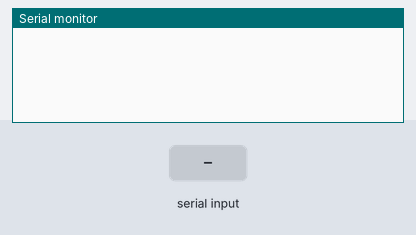
Bench run of a sketch on a simulated Arduino Mega 2560, built with avr-gcc and run on an emulated ATmega2560. Parts: the last lines printed to the serial monitor. The test bench sets the inputs (shaded band).

Above: at 1.2 s.
1.3 s: "1\n" received over Serial
At 2.3 s:
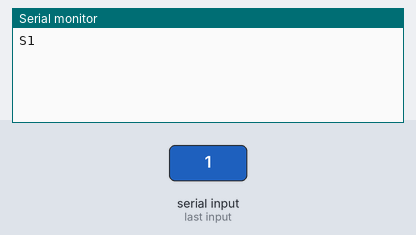
2.8 s: "1\n" received over the second serial link
At 3.6 s:
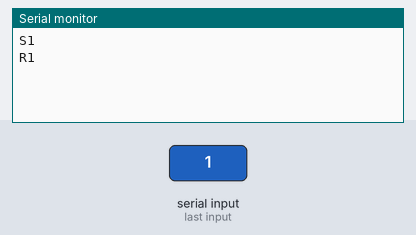
4.3 s: "0\n" received over Serial
At 4.6 s:
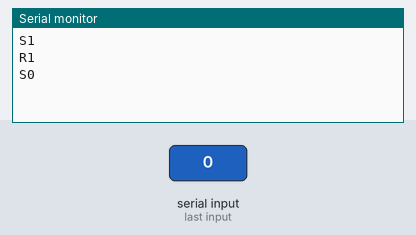
5.8 s: "0\n" received over the second serial link
At 7.0 s:
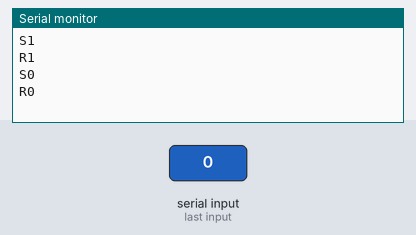

The sketch:

sketch_may24a.ino
```cpp
#include <SoftwareSerial.h>

void setup() {
  // put your setup code here, to run once:
  Serial.begin(115200);
  Serial2.begin(9600);
}

void loop() {
  // put your main code here, to run repeatedly:
  if(Serial.available()){
      String val = Serial.readStringUntil('\n');
      Serial2.println(val);
      Serial.println("S" + val);
  }
  if(Serial2.available()){
      String val = Serial2.readStringUntil('\n');
      Serial.println("R" + val);
  }

}
```

Measured:
- after the input at 1.3 s, the serial monitor: prints a new line at once (image 1)
- after the input at 2.8 s, the serial monitor: prints a new line at once (image 2)
- after the input at 4.3 s, the serial monitor: prints a new line at once (image 3)
- after the input at 5.8 s, the serial monitor: prints a new line at once (image 4)
